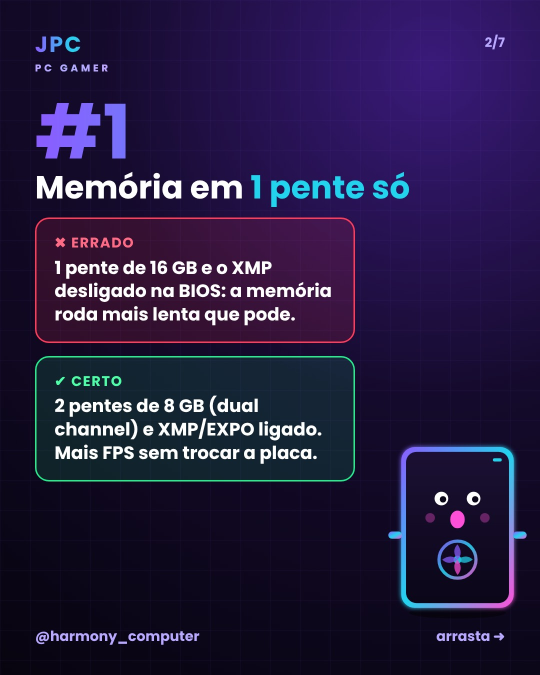
#> input picture jpc/posts/2026-11-13-erros/s02.jpg, 1080 x 1350 px, given in place of Logo_MOVE_com_automação_e_segurança.png, which was not available (shown at 1/2 size)
$ python refeito_neutro_1117.py ../../jpc/posts/2026-11-13-erros/s02.jpg
#> lines starting #> are read from the running program, lines starting #| are printed output that depends on the picture
### automacao/scripts/premium.py
"""Premium (alto padrão) layout: full-bleed realistic photo, serif title, minimal text."""
import sys
from PIL import Image, ImageDraw, ImageFont, ImageFilter, ImageEnhance

FD = '/home/claude/fonts/'
SERIF = FD + 'Playfair-400-normal.ttf'; SERIF_I = FD + 'Playfair-400-italic.ttf'
SANS_L = '/usr/share/fonts/opentype/inter/Inter-Light.otf'; SANS_M = '/usr/share/fonts/opentype/inter/Inter-Medium.otf'
CREAM = (244, 240, 232); MINT = (84, 223, 174); SUB = (205, 198, 186)
LOGO = Image.open('/mnt/user-data/uploads/Logo_MOVE_com_automação_e_segurança.png').convert('RGBA')
LOGO = LOGO.crop(LOGO.getchannel('A').point(lambda v: 255 if v > 8 else 0).getbbox())

def grade(im):
    im = ImageEnhance.Contrast(im).enhance(1.06)
    im = ImageEnhance.Color(im).enhance(0.92)
    im = im.filter(ImageFilter.UnsharpMask(radius=1.6, percent=60, threshold=2))
    return im

def cover(im, w, h, focus_y=0.5):
    r = max(w / im.width, h / im.height)
    im = im.resize((round(im.width * r), round(im.height * r)), Image.LANCZOS)
    x = (im.width - w) // 2; y = int((im.height - h) * focus_y)
    return im.crop((x, y, x + w, y + h))

def shade(im, top=0.0, bottom=0.78, start=0.45):
    w, h = im.size
    g = Image.new('L', (1, h))
    for y in range(h):
        t = y / h
        a = top * max(0, 1 - t / 0.25) + bottom * max(0, (t - start) / (1 - start)) ** 1.6
        g.putpixel((0, y), int(255 * min(1, a)))
    layer = Image.new('RGB', (w, h), (8, 10, 9))
    return Image.composite(layer, im, g.resize((w, h)))

def tracked(d, x, y, text, font, fill, track, center_w=None):
    tw = sum(d.textlength(c, font=font) + track for c in text) - track
    if center_w: x = (center_w - tw) / 2
    for c in text:
        d.text((x, y), c, font=font, fill=fill); x += d.textlength(c, font=font) + track
    return tw

SANS_MED = '/usr/share/fonts/opentype/inter/Inter-Medium.otf'
KICK = (110, 235, 190)

def soft_shadow(im, draw_fn, blur=10, alpha=200):
    layer = Image.new('RGBA', im.size, (0, 0, 0, 0)); draw_fn(ImageDraw.Draw(layer), (0, 0, 0, alpha))
    base = im.convert('RGBA'); base.alpha_composite(layer.filter(ImageFilter.GaussianBlur(blur)))
    return base.convert('RGB')

def logo(im, x, y, width, align='left'):
    l = LOGO.resize((width, round(LOGO.height * width / LOGO.width)), Image.LANCZOS)
    if align == 'center': x = (im.width - width) // 2
    im.paste(l, (int(x), int(y)), l)

def feed(photo, kicker, title_lines, body, out):
    W, H = 1080, 1350
    im = shade(grade(cover(photo, W, H, 0.45)), top=0.35, bottom=0.97, start=0.42)
    logo(im, 0, 64, 170, 'center')
    y0 = H - 120 - 92 * len(title_lines) - 130
    ft = ImageFont.truetype(SERIF, 76); fk = ImageFont.truetype(SANS_MED, 24)
    def txt(dd, col, y=y0):
        tracked(dd, 90, y, kicker, fk, col if col else KICK, 7); y += 56
        for ln in title_lines:
            dd.text((86, y), ln, font=ft, fill=col if col else CREAM); y += 92
        return y
    im = soft_shadow(im, lambda dd, c: txt(dd, c), 12, 230)
    d = ImageDraw.Draw(im); y = txt(d, None)
    d.line([(90, y + 26), (170, y + 26)], fill=(150, 140, 125), width=1)
    d.text((90, y + 50), body, font=ImageFont.truetype(SANS_L, 30), fill=SUB)
    tracked(d, 0, H - 58, '@move.s.a', ImageFont.truetype(SANS_L, 20), (160, 152, 140), 6, W)
    im.save(out, quality=94)
    return im

# [17 lines left out: function story, not called in this run]

# [5 lines that do not run on import are left out]

### automacao/planob/arte.py
"""Plano B: artes premium a partir de imagens do repositório (sem ChatGPT/PC).
fundo(img) -> foto; dark(img) -> fundo escuro desfocado da marca para slides de dica."""
import sys, os
REPO = os.path.abspath(os.path.dirname(__file__) + '/../..')
sys.path.insert(0, REPO + '/automacao/scripts')
import premium as P
from PIL import Image, ImageFilter, ImageEnhance, ImageDraw

# [23 lines left out: functions img, dark, not called in this run]

from PIL import ImageFont
def check(lines, kind):
    f = ImageFont.truetype(P.SERIF, 76 if kind == 'feed' else 90); d = ImageDraw.Draw(Image.new('RGB', (10, 10)))
    for ln in lines:
        w = d.textlength(ln, font=f)
        assert w < 1080 - 86 - 70, f'texto largo demais ({int(w)}px): {ln}'


def feed(ph, k, t, b, out): return P.feed(ph, k, t, b, out)
def story(ph, k, t, b, out): return P.story(ph, k, t, b, out)

### automacao/planob/refeito_neutro_1117.py
"""Carrossel 'Fio neutro no interruptor' REFEITO a pedido do João (17/11/2026): cada slide com imagem própria.
Capa/01/03/04: ChatGPT do João (imagens conceito). 02/05: quadros reais da obra Mariscal (VID-20250918-WA0039.mp4, 7,3 s e 6,0 s).
Uso: python3 refeito_neutro_1117.py <pasta_imagens>"""
import sys, os, json
sys.path.insert(0, os.path.dirname(os.path.abspath(__file__)))
from arte import feed, story, check, REPO
from PIL import Image, ImageFilter, ImageDraw

SRC = sys.argv[1]
OUT = f'{REPO}/fila/2026-11-17/refeito_neutro'; os.makedirs(OUT, exist_ok=True)

def load(name, box=None, hide=None):
    im = Image.open(f'{SRC}/{name}').convert('RGB')
    if hide:  # apaga a marca do fabricante (inpaint só nos pixels claros do texto)
        import cv2, numpy as np
        a = np.array(im); x0, y0, x1, y1 = hide
        g = cv2.cvtColor(a[y0:y1, x0:x1], cv2.COLOR_RGB2GRAY)
        m = np.zeros(a.shape[:2], np.uint8); m[y0:y1, x0:x1] = (g > np.percentile(g, 55)).astype(np.uint8) * 255
        m = cv2.dilate(m, np.ones((5, 5), np.uint8))
        im = Image.fromarray(cv2.inpaint(a, m, 7, cv2.INPAINT_TELEA))
    if box: im = im.crop(box)
    return im.resize((1080, 1350), Image.LANCZOS) if im.size != (1080, 1350) else im

SL = [
 ('capa.png', None, None, 'DICA DE OBRA', ['Fio neutro no', 'interruptor.'], 'O detalhe que libera a automação →'),
 ('s01.png', None, None, '01 · O QUE É', ['O neutro chega', 'até a caixinha.'], 'Junto da fase, no ponto do interruptor.'),
 ('m02.jpg', (0, 150, 720, 1050), (420, 795, 525, 840), '02 · POR QUÊ', ['Muitos módulos', 'precisam dele.'], 'Para ficarem sempre alimentados.'),
 ('s03.png', None, None, '03 · QUANDO', ['Antes da', 'fiação passar.'], 'Previsto no projeto elétrico.'),
 ('s04.png', None, None, '04 · CONFERIR', ['Combine com', 'o eletricista.'], 'Em cada ponto que terá automação.'),
 ('m05.jpg', (0, 230, 720, 1130), (360, 845, 490, 900), '05 · RESULTADO', ['Um item simples', 'que evita retrabalho.'], 'Automação completa, sem quebra-quebra.'),
]
files = []
for i, (n, box, hide, k, t, b) in enumerate(SL, 1):
    check(t, 'feed'); fn = f'carrossel_{i}.jpg'
    feed(load(n, box, hide), k, t, b, f'{OUT}/{fn}'); files.append(fn)
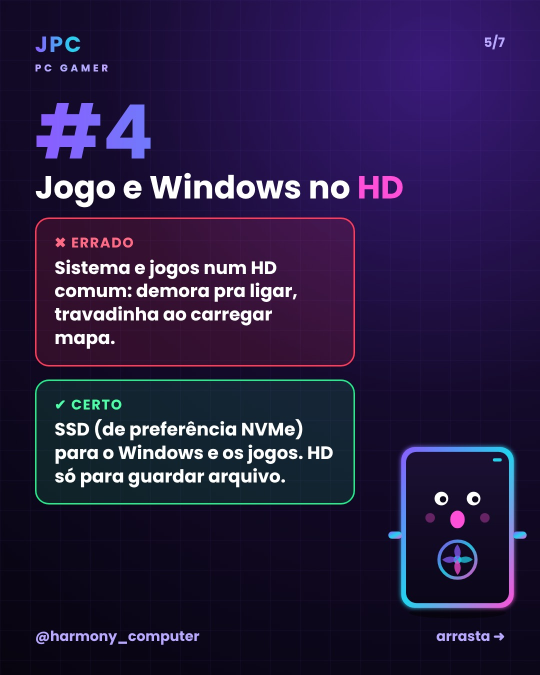
#> input picture jpc/posts/2026-11-13-erros/s05.jpg, 1080 x 1350 px, given in place of capa.png, which was not available (shown at 1/2 size)
#> in load, im is the input picture: PIL image 1080x1350 RGB; mean R, G, B 40.5, 28.2, 66.4
#> in feed, `W, H = 1080, 1350`: W = 1080; H = 1350
#> in cover, `r = max(w / im.width, h / im.height)`: r = 1
#> in cover, `x = (im.width - w) // 2`: x = 0
#> in shade, `w, h = im.size`: w = 1080; h = 1350
#> the loop in shade, `for y in range(h):` made 1350 passes
#> (t, a) on passes 1 to 3: (0, 0.35), (0.000741, 0.349), (0.00148, 0.348)
#> in shade, `return Image.composite(layer, im, g.resize((w, h)))`:
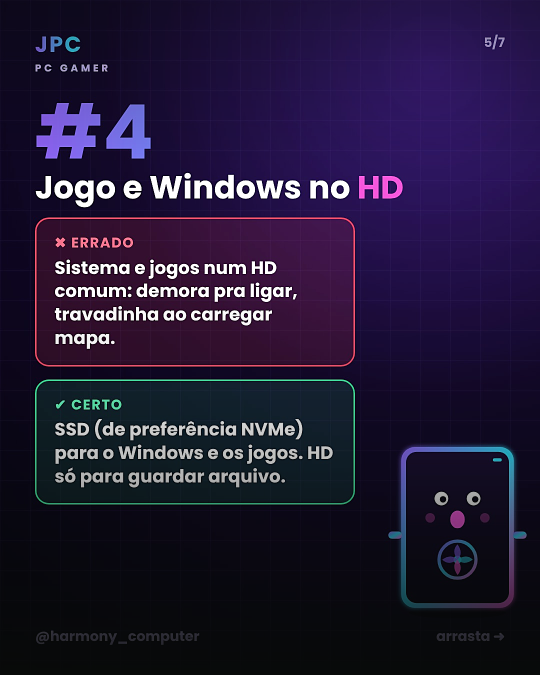
#> returned value: PIL image 1080x1350 RGB (shown at 1/2 size); mean R, G, B 34.6, 24.5, 54
#> in logo, `l = LOGO.resize((width, round(LOGO.height * width / LOGO.width)), Imag..`:
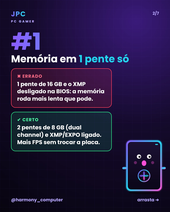
#> l: PIL image 170x212 RGBA; mean R, G, B, A 38.5, 27.8, 65.7, 255
#> in feed, `y0 = H - 120 - 92 * len(title_lines) - 130`: y0 = 916
#> in soft_shadow, `layer = Image.new('RGBA', im.size, (0, 0, 0, 0))`: layer: PIL image 1080x1350 RGBA; every value is 0
#> in soft_shadow, `draw_fn(ImageDraw.Draw(layer), (0, 0, 0, alpha))`:
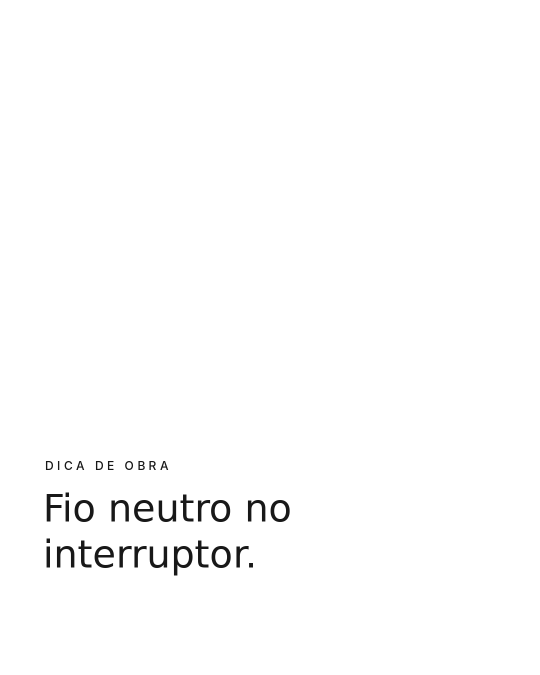
#> layer: PIL image 1080x1350 RGBA (shown at 1/2 size); mean R, G, B, A 0, 0, 0, 2.3; transparent parts drawn white
#> in feed, `y = txt(d, None)`: y = 1156
#> in feed, `im.save(out, quality=94)`:
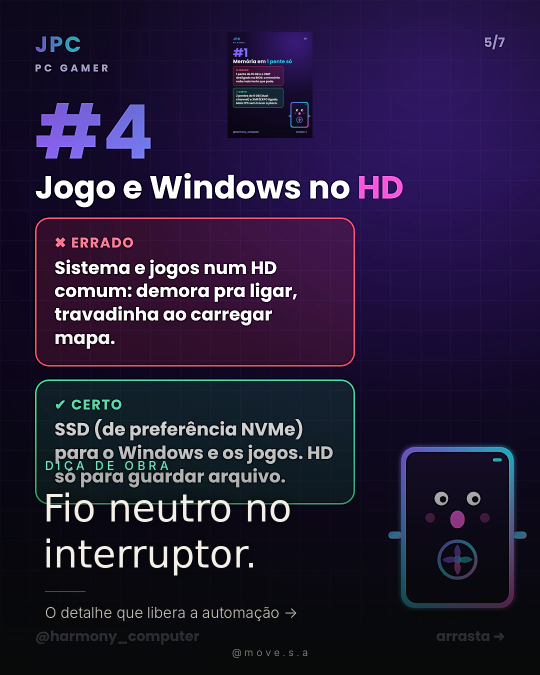
#> saved as carrossel_1.jpg: PIL image 1080x1350 RGB (shown at 1/2 size); mean R, G, B 37.2, 27.3, 56.2
#> pass 2 of the loop `for i, (n, box, hide, k, t, b) in enumerate(SL, 1):`:
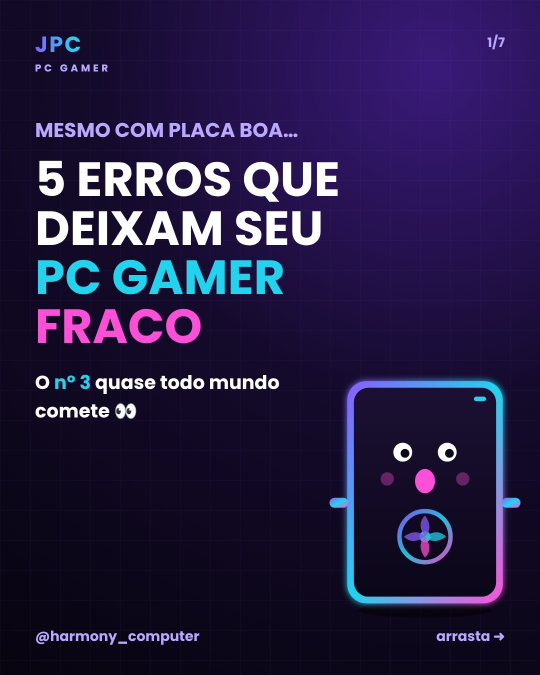
#> input picture jpc/posts/2026-11-13-erros/s01.jpg, 1080 x 1350 px, given in place of s01.png, which was not available (shown at 1/2 size)
#> in load, im is the input picture: PIL image 1080x1350 RGB; mean R, G, B 38, 28.1, 68.2
#> the loop in shade (call 2), `for y in range(h):` made 1350 passes
#> in soft_shadow (call 2), `draw_fn(ImageDraw.Draw(layer), (0, 0, 0, alpha))`:
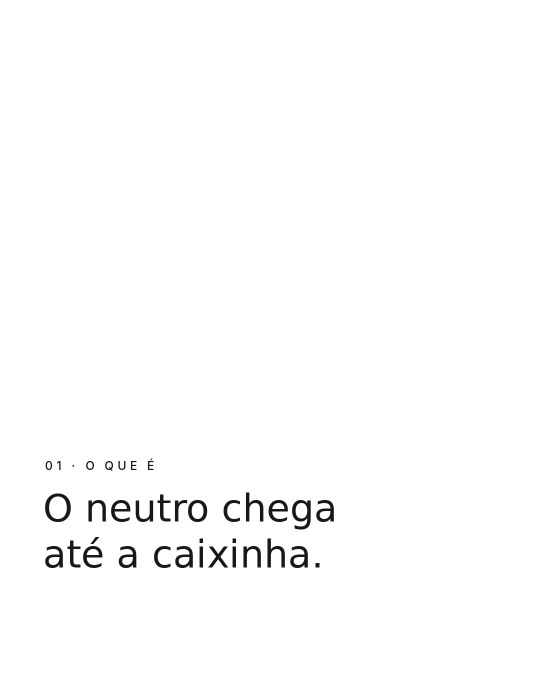
#> layer: PIL image 1080x1350 RGBA (shown at 1/2 size); mean R, G, B, A 0, 0, 0, 2.8; transparent parts drawn white
#> in feed (call 2), `im.save(out, quality=94)`:
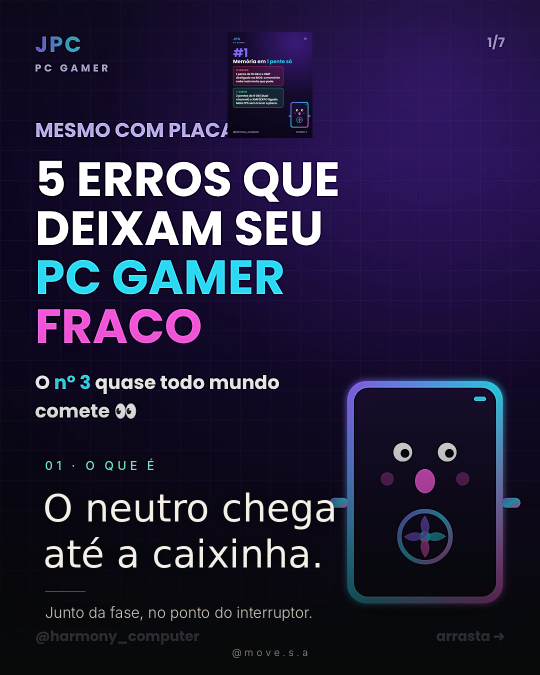
#> saved as carrossel_2.jpg: PIL image 1080x1350 RGB (shown at 1/2 size); mean R, G, B 35.6, 28.9, 58.9
#> (the run stopped early here; a loop or call above may not have finished)
